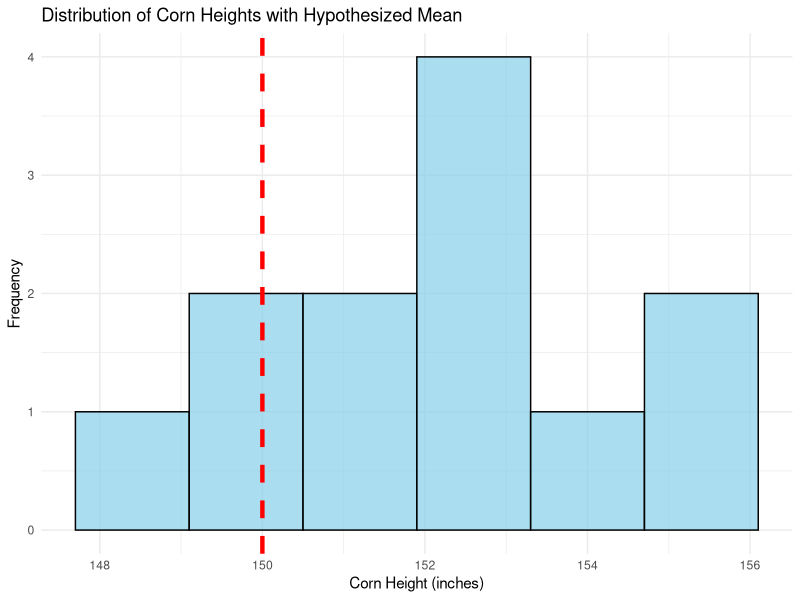
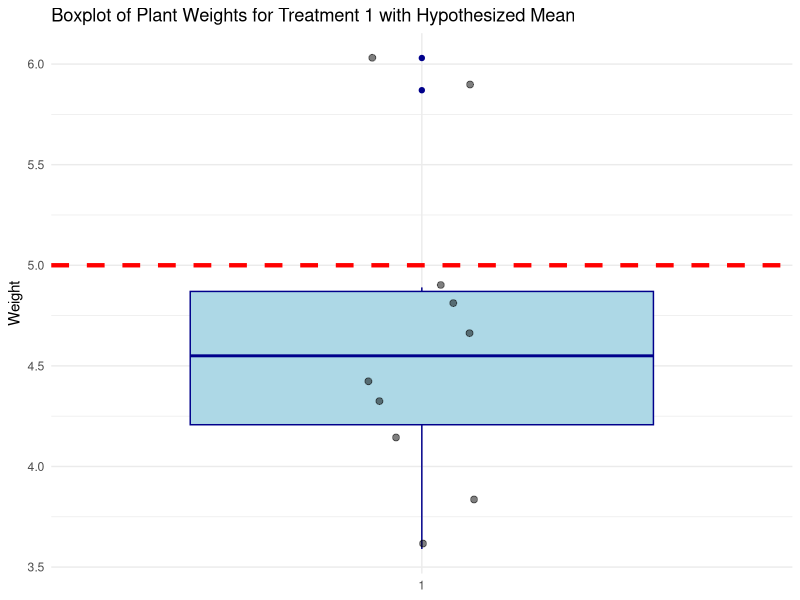
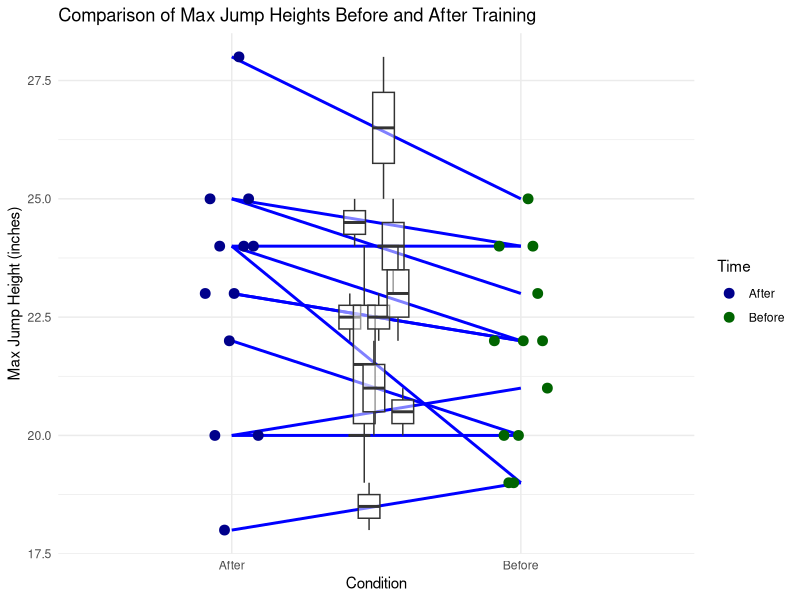
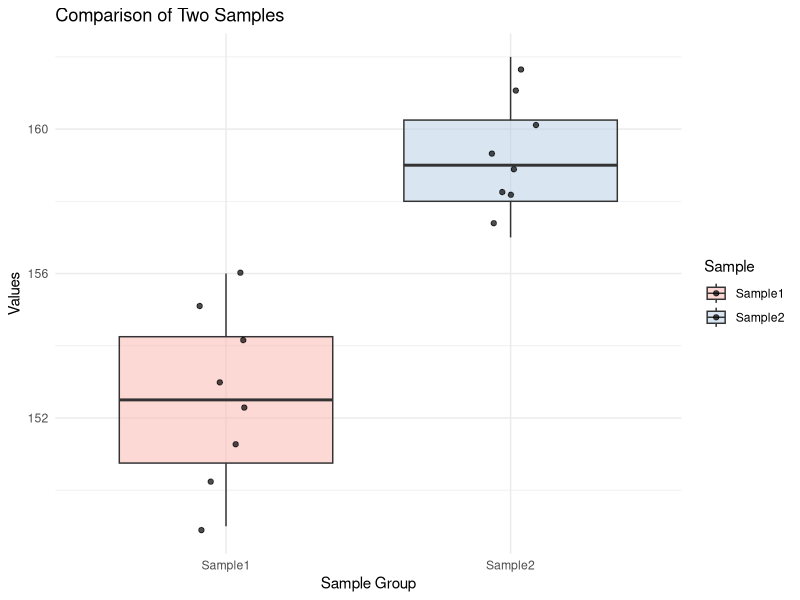
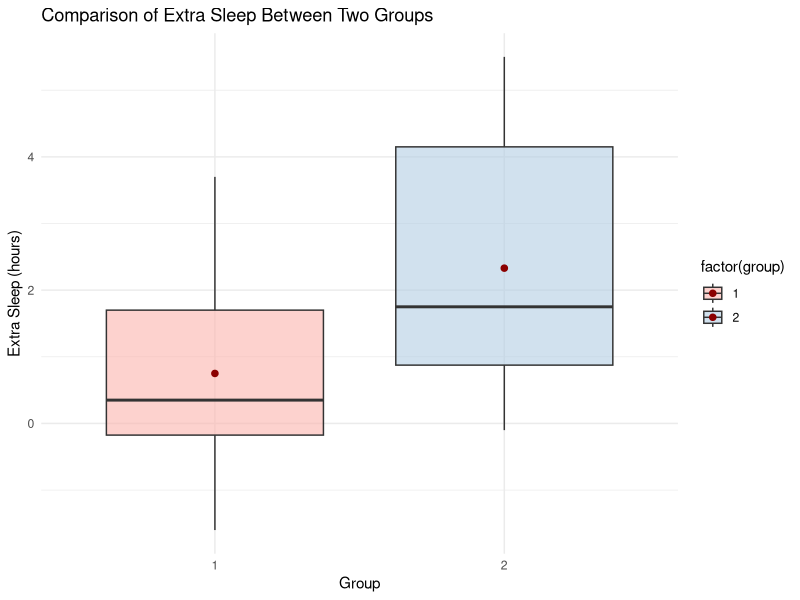
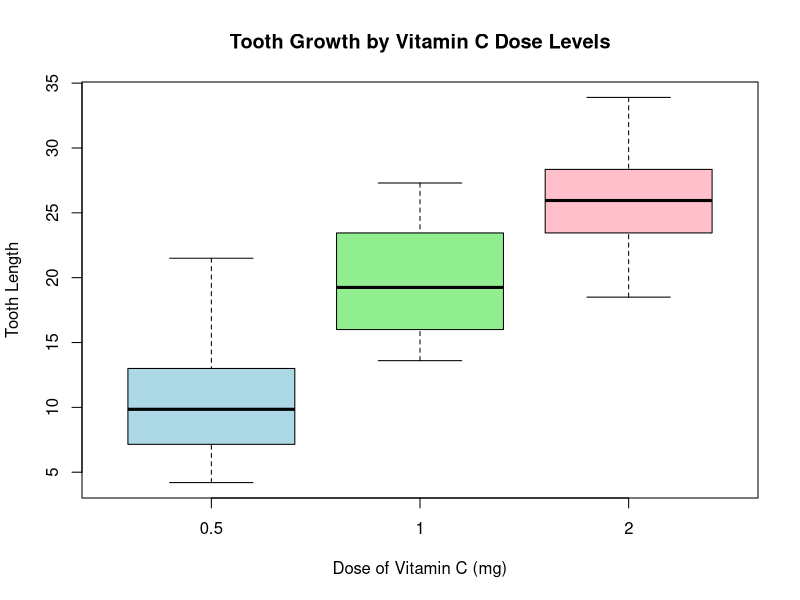
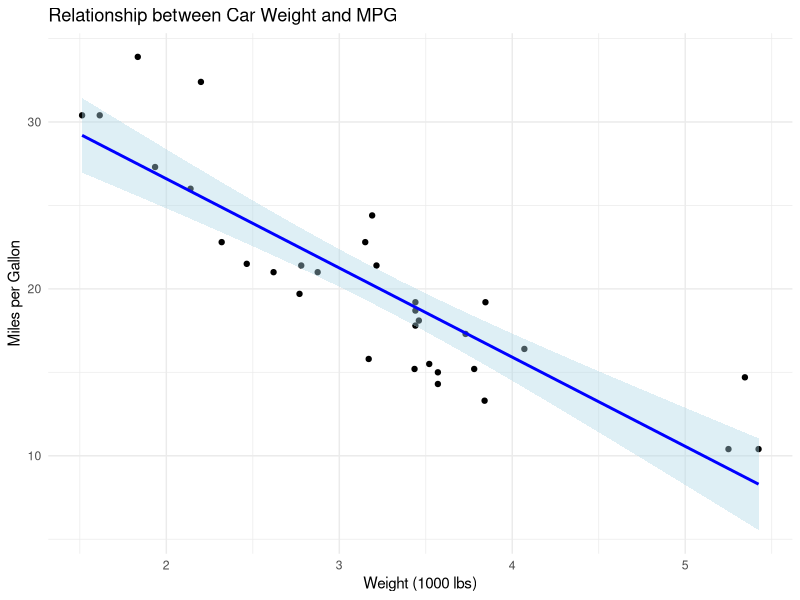

Reproduce these figures in R, in order.
## ---- chunk 1
# Define the sample data
corn_heights <- c(155, 153, 149, 156, 151, 154, 152, 150, 151, 153, 152, 150)

# Perform a one-sample t-test
t_test_result <- t.test(corn_heights, mu = 150)

## ---- chunk 2
# Print the test result
print(t_test_result)
## ---- chunk 3
    # Load necessary library
    library(ggplot2)

    # Define the sample data
    corn_heights <- c(155, 153, 149, 156, 151, 154, 152, 150, 151, 153, 152, 150)

    # Create a histogram with a line showing the hypothesized mean
    ggplot(data = data.frame(corn_heights), aes(x = corn_heights)) +
      geom_histogram(bins = 6, fill = "skyblue", color = "black", alpha = 0.7) + # Histogram
      geom_vline(aes(xintercept = 150), color = "red", linetype = "dashed", size = 1.5) + # Hypothesized mean
      labs(title = "Distribution of Corn Heights with Hypothesized Mean",
           x = "Corn Height (inches)",
           y = "Frequency") +
      theme_minimal() # Clean theme

    # Perform a one-sample t-test
    t_test_result <- t.test(corn_heights, mu = 150)
    print(t_test_result)

## ---- chunk 4
# For greater than 150 cm:
t_test_greater <- t.test(corn_heights, mu = 150, alternative = "greater")
print(t_test_greater)


## ---- chunk 5
# For less than 150 cm:
t_test_less <- t.test(corn_heights, mu = 150, alternative = "less")
print(t_test_less)
## ---- chunk 6
# Load the data
data("PlantGrowth")
# Filter for 'trt1'
trt1_data <- PlantGrowth$weight[PlantGrowth$group == 'trt1']

# Perform the one-sample t-test against the hypothesized mean of 5
t_test_result <- t.test(trt1_data, mu = 5)

## ---- chunk 7
# Print the results
print(t_test_result)
## ---- chunk 8
    # Load necessary libraries
    library(ggplot2)

    # Load the data
    data("PlantGrowth")
    # Filter for 'trt1'
    trt1_data <- PlantGrowth$weight[PlantGrowth$group == 'trt1']

    # Create a boxplot with a line showing the hypothesized mean
    ggplot(data = data.frame(Weight = trt1_data), aes(x = factor(1), y = Weight)) +
      geom_boxplot(fill = "lightblue", colour = "darkblue") +  # Create the boxplot
      geom_jitter(width = 0.1, color = "black", size = 2, alpha = 0.5) +  # Add jitter to show data points
      geom_hline(aes(yintercept = 5), color = "red", linetype = "dashed", size = 1.5) + # Hypothesized mean
      labs(title = "Boxplot of Plant Weights for Treatment 1 with Hypothesized Mean",
           x = "Treatment 1",
           y = "Weight") +
      theme_minimal() +  # Use a minimal theme
      theme(axis.title.x = element_blank())  # Remove the x-axis label

    # Perform a one-sample t-test against the hypothesized mean of 5
    t_test_result <- t.test(trt1_data, mu = 5)
    print(t_test_result)
## ---- chunk 9
#define before and after max jump heights
before <- c(22, 24, 20, 19, 19, 20, 22, 25, 24, 23, 22, 21)
after <- c(23, 25, 20, 24, 18, 22, 23, 28, 24, 25, 24, 20)

#perform paired samples t-test
paired_t_test_result <- t.test(x = before, y = after, paired = TRUE)

## ---- chunk 10
print(paired_t_test_result)
## ---- chunk 11
    # Load necessary libraries
    library(ggplot2)
    library(reshape2)

    # Define before and after max jump heights
    before <- c(22, 24, 20, 19, 19, 20, 22, 25, 24, 23, 22, 21)
    after <- c(23, 25, 20, 24, 18, 22, 23, 28, 24, 25, 24, 20)

    # Create a data frame for plotting
    jump_data <- data.frame(
      Player = rep(1:12, 2),
      Time = rep(c("Before", "After"), each = 12),
      Height = c(before, after)
    )

    # Create a plot with lines connecting individual player's before and after heights
    ggplot(jump_data, aes(x = Time, y = Height, group = Player)) +
      geom_line(color = "blue", size = 1) +  # Draw lines connecting before and after
      geom_point(aes(color = Time), size = 3, position = position_dodge(width = 0.2)) +  # Add points to show individual jumps
      geom_boxplot(aes(fill = Time), alpha = 0.5, position = position_dodge(width = 0.2), outlier.shape = NA) +  # Add boxplots for overview
      scale_fill_manual(values = c("lightblue", "lightgreen")) +  # Color for boxplots
      scale_color_manual(values = c("darkblue", "darkgreen")) +  # Color for points
      labs(title = "Comparison of Max Jump Heights Before and After Training",
           x = "Condition",
           y = "Max Jump Height (inches)") +
      theme_minimal()  # Use a minimal theme for cleaner look

    # Perform paired samples t-test
    paired_t_test_result <- t.test(x = before, y = after, paired = TRUE)
    print(paired_t_test_result)

## ---- chunk 12
# Define the sample data
sample1 <- c(155, 153, 149, 156, 151, 154, 152, 150)
sample2 <- c(162, 158, 159, 161, 160, 157, 158, 159)

# Perform a two-sample t-test assuming equal variances
t_test_result <- t.test(sample1, sample2, alternative = "two.sided", var.equal = TRUE)

## ---- chunk 13
# Print the result
print(t_test_result)
## ---- chunk 14
# Load necessary library
library(ggplot2)

# Define the sample data
sample1 <- c(155, 153, 149, 156, 151, 154, 152, 150)
sample2 <- c(162, 158, 159, 161, 160, 157, 158, 159)

# Combine the samples into a single data frame for plotting
data <- data.frame(
  Value = c(sample1, sample2),
  Sample = factor(c(rep("Sample1", length(sample1)), rep("Sample2", length(sample2))))
)

# Create boxplots to visualize the distribution of each sample
ggplot(data, aes(x = Sample, y = Value, fill = Sample)) +
  geom_boxplot(alpha = 0.5) +  # Boxplot with semi-transparency
  geom_jitter(width = 0.1, color = "black", size = 1.5, alpha = 0.7) +  # Add jitter to show data points
  labs(title = "Comparison of Two Samples",
       x = "Sample Group",
       y = "Values") +
  theme_minimal() +  # Use a minimal theme for a clean look
  scale_fill_brewer(palette = "Pastel1")  # Use a color palette for distinction

# Perform a two-sample t-test assuming equal variances
t_test_result <- t.test(sample1, sample2, alternative = "two.sided", var.equal = TRUE)
print(t_test_result)

## ---- chunk 15
data("sleep")
t_test_result <- t.test(extra ~ group, data = sleep)
## ---- chunk 16
print(t_test_result)
## ---- chunk 17
    # Load necessary library
    library(ggplot2)

    # Load the data
    data("sleep")

    # Create the boxplot with means
    ggplot(sleep, aes(x = factor(group), y = extra, fill = factor(group))) +
      geom_boxplot(alpha = 0.6) +  # Boxplot for each group with transparency
      stat_summary(fun = mean, geom = "point", shape = 20, size = 3, color = "darkred") +  # Overlay mean points
      scale_fill_brewer(palette = "Pastel1") +  # Color fill
      labs(title = "Comparison of Extra Sleep Between Two Groups",
           x = "Group",
           y = "Extra Sleep (hours)") +
      theme_minimal()  # Use minimal theme for a cleaner look
## ---- chunk 18
# Load the data
data("ToothGrowth")

# If 'dose' is not a factor, convert it to a factor
ToothGrowth$dose <- as.factor(ToothGrowth$dose)

# Check basic data structure
str(ToothGrowth)
summary(ToothGrowth)

# Perform ANOVA
anova_result <- aov(len ~ dose, data = ToothGrowth)
summary(anova_result)
## ---- chunk 19
# Assuming anova_result is the result from aov call
post_hoc <- TukeyHSD(anova_result)
print(post_hoc)
## ---- chunk 20
boxplot(len ~ dose, data = ToothGrowth,
        main = "Tooth Growth by Vitamin C Dose Levels",
        xlab = "Dose of Vitamin C (mg)",
        ylab = "Tooth Length",
        col = c("lightblue", "lightgreen", "pink"))
## ---- chunk 21
data("UCBAdmissions")
# Sum across departments to get a two-way table of Gender by Admit status
admission_table <- apply(UCBAdmissions, c(1, 2), sum)
print(admission_table)

chi_sq_result <- chisq.test(admission_table)
print(chi_sq_result)


## ---- chunk 22
data("mtcars")
model <- lm(mpg ~ wt, data = mtcars)
summary(model)

## ---- chunk 23
# Load the necessary library for enhanced plotting capabilities
library(ggplot2)

# Perform the linear regression analysis
model <- lm(mpg ~ wt, data = mtcars)

# Create a scatter plot with a regression line
plot <- ggplot(mtcars, aes(x = wt, y = mpg)) + # Define the aesthetics
  geom_point() +                              # Add points for each observation
  geom_smooth(method = "lm",                  # Add a regression line
              se = TRUE,                      # Include a confidence band
              color = "blue",                 # Color of the regression line
              fill = "lightblue") +           # Color of the confidence interval
  labs(title = "Relationship between Car Weight and MPG",
       x = "Weight (1000 lbs)",
       y = "Miles per Gallon") +
  theme_minimal()                             # Use a minimal theme for a clean look

# Display the plot
print(plot)

